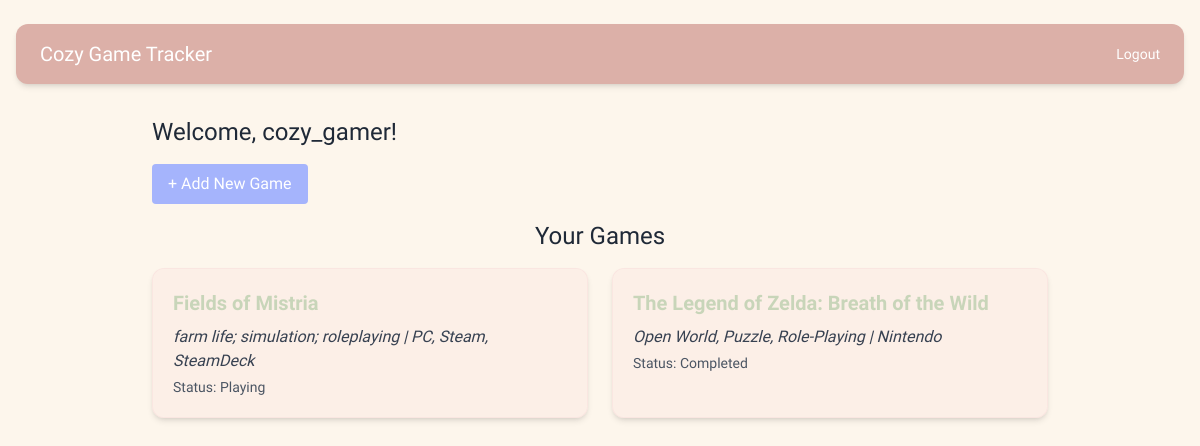
Page / (signed in) on the earlier database version.
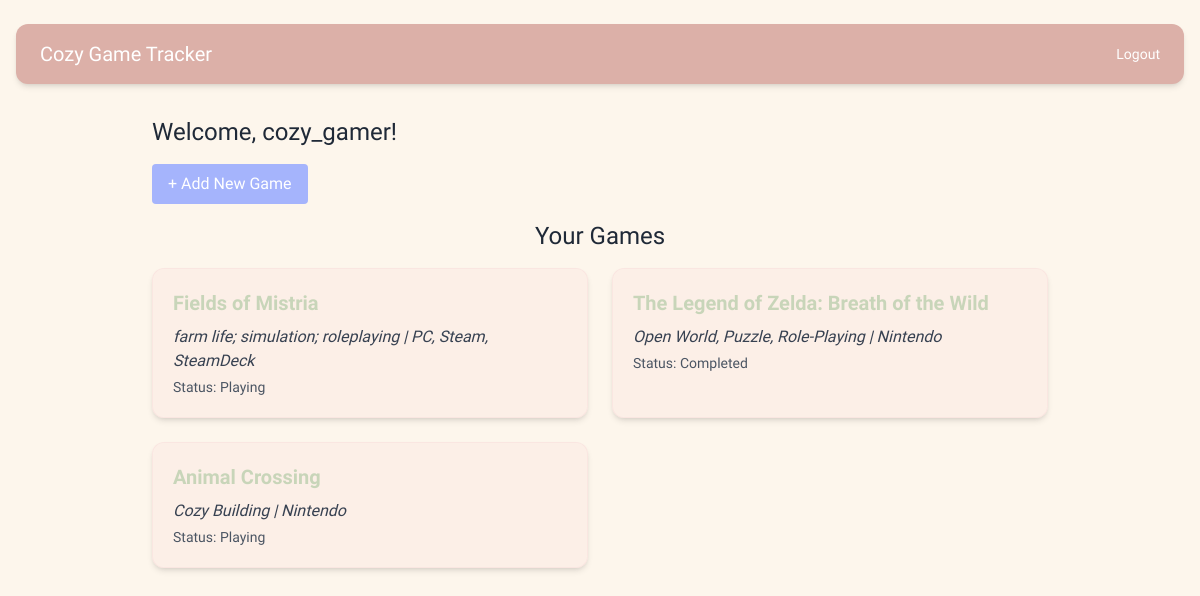
Same page on the later database version.
### app/models.py (models this page shows, shortened)
class User(UserMixin, db.Model):
    __tablename__ = "users"
    id = db.Column(db.Integer, primary_key=True)
    username = db.Column(db.String(80), nullable=False, unique=True)
    email = db.Column(db.String(120), nullable=False, unique=True)
    password_hash = db.Column(db.String(128), nullable=False)
    games = db.relationship('Game', back_populates='user', cascade="all, delete-orphan")
    gamelogs = db.relationship('GameLog', back_populates='user', cascade="all, delete-orphan")

class GameLog(db.Model):
    __tablename__ = "gamelogs"
    id = db.Column(db.Integer, primary_key=True)
    user_id = db.Column(db.Integer, db.ForeignKey('users.id'), nullable=False)
    game_id = db.Column(db.Integer, db.ForeignKey('games.id'), nullable=False)
    status = db.Column(db.String(20))
    notes = db.Column(db.Text)
    rating = db.Column(db.Integer)
    user = db.relationship('User', back_populates='gamelogs')
    game = db.relationship('Game', back_populates='gamelogs')

class Game(db.Model):
    __tablename__ = "games"
    id = db.Column(db.Integer, primary_key=True)
    title = db.Column(db.String(100), nullable=False)
    genre = db.Column(db.String(50))
    platform = db.Column(db.String(50))
    description = db.Column(db.Text)
    cozy_elements = db.Column(db.String(200))
    image_url = db.Column(db.String(255))
    gamelogs = db.relationship('GameLog', back_populates='game', cascade="all, delete-orphan")
    user_id = db.Column(db.Integer, db.ForeignKey('users.id'), nullable=False)
    user = db.relationship('User', back_populates='games')

### app/routes/main.py (the view)
@main_bp.route('/')
@login_required
def dashboard():
    gamelogs = GameLog.query.filter_by(user_id=current_user.id).all()
    print(f"Found {len(gamelogs)} gamelogs for user {current_user.username}")
    for g in gamelogs:
        print(g.game.title, g.status)
    all_logs = GameLog.query.all()
    print(f"Total gamelogs: {len(all_logs)}")
    user_logs = GameLog.query.filter_by(user_id=current_user.id).all()
    print(f"Gamelogs for user {current_user.username} ({current_user.id}): {len(user_logs)}")
    return render_template('dashboard.html', gamelogs=gamelogs)

### app.py (called while the page is built)
@login_manager.user_loader
def load_user(user_id):
    from app.models import User
    return User.query.get(int(user_id))

### app/templates/dashboard.html
{% extends "base.html" %}
{% block content %}
  <div class="max-w-4xl mx-auto mt-8">
    <h2 class="text-2xl font-cozy mb-4">Welcome, {{ current_user.username }}!</h2>
    <a href="{{ url_for('main.new_game') }}" class="inline-block mb-4 px-4 py-2 bg-indigo-300 text-white rounded hover:bg-indigo-400">
      + Add New Game
    </a>
    <h3 class="text-2xl font-cozy mb-4 text-center">Your Games</h3>
    {% if gamelogs %}
        <div class="grid grid-cols-1 md:grid-cols-2 gap-6">
            {% for log in gamelogs %}
            <div class="bg-blush/20 p-5 rounded-xl shadow-md border border-blush/40 hover:shadow-lg transition duration-200">
                <h4 class="text-xl font-bold text-sage mb-2">
                    <a href="{{ url_for('main.game_detail', id=log.game.id) }}" class="hover:underline hover:text-sage/90 transition">
                        {{ log.game.title }}
                    </a>
                </h4>
                <p class="text-gray-700 italic">{{ log.game.genre }} | {{ log.game.platform }}</p>
                <p class="text-sm text-gray-600 mt-1">Status: <span class="font-medium">{{ log.status }}</span></p>
            </div>
        {% endfor %}
    </div>
{% else %}
    <p class="text-center text-gray-500 mt-4">No games added yet!</p>
{% endif %}
  </div>
{% endblock %}

### app/templates/base.html (shortened to what this page needs)
<!DOCTYPE html>
<html lang="en">
<head>
    <script src="https://cdn.tailwindcss.com"></script>
</head>
<body class="bg-cream font-body text-gray-800 min-h-screen px-4 py-6">
    <nav class="bg-rose text-white py-4 px-6 rounded-xl mb-6 shadow-md flex justify-between items-center">
        <a href="{{ url_for('main.dashboard') }}" class="font-cozy text-xl">Cozy Game Tracker</a>
        <div class="space-x-4 text-sm">
            {% if current_user.is_authenticated %}
                <a href="{{ url_for('auth.logout') }}" class="hover:underline">Logout</a>
            {% else %}
                <a href="{{ url_for('auth.login') }}" class="hover:underline">Login</a>
                <a href="{{ url_for('auth.signup') }}" class="hover:underline">Signup</a>
            {% endif %}
        </div>
    </nav>
    {% block content %}{% endblock %}
</body>
</html>

Differences in the rows shown:
added GameLog: game "Animal Crossing", game.genre "Cozy Building", game.platform "Nintendo", status "Playing"
